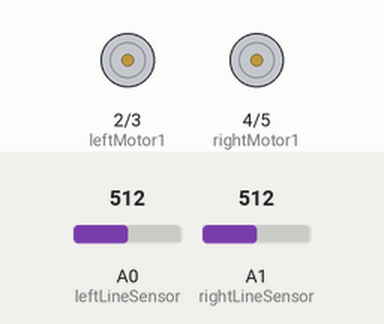
This sketch was run on a simulated Arduino Uno, built with avr-gcc and run on an emulated ATmega328P. On the bench: motor-driver pin pairs drawn as motors (green arrow = first pin HIGH = forward, orange = second pin HIGH = backward, longer = more drive). Inputs (shaded band) come from the test bench; at power-on: A0 (leftLineSensor) = 512, A1 (rightLineSensor) = 512.

Above: at 1.2 s.
1.3 s: A0 (leftLineSensor) set to 483
At 2.5 s:
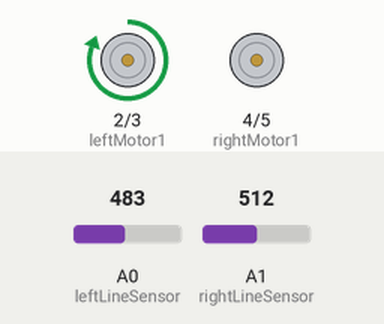
2.8 s: A1 (rightLineSensor) set to 489
At 3.8 s:
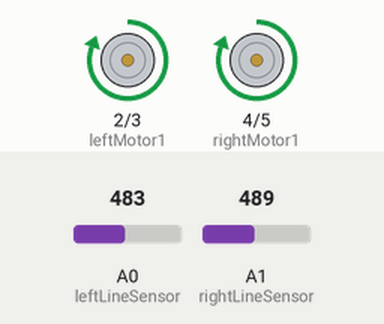
4.3 s: A0 (leftLineSensor) set to 510
At 4.9 s:
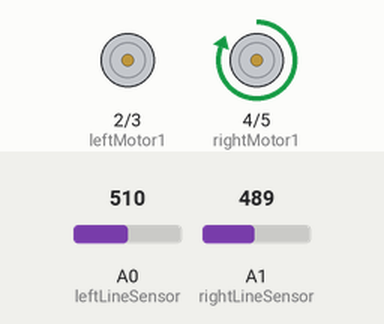
5.8 s: A0 (leftLineSensor) set to 490
At 7.0 s:
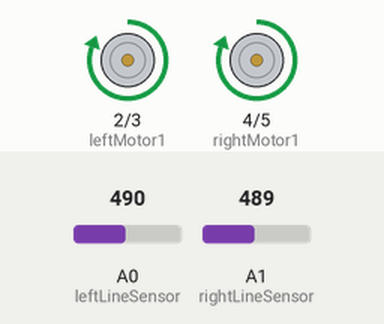
7.3 s: A0 (leftLineSensor) set to 511
At 8.4 s:
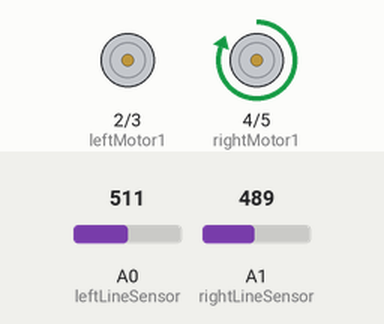
Timing chart, 0 to 9.8 s (numbered marks = the images above; inputs shaded):
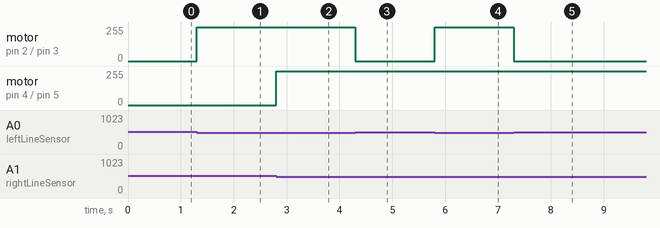

Measured:
- the behaviour switches between 500 and 499 on A0 (leftLineSensor) (found by bisection; images 0 and 1)
- the behaviour switches between 500 and 499 on A1 (rightLineSensor) (found by bisection; images 1 and 2)
- after the input at 1.3 s, motor on pin 2 (leftMotor1) / pin 3 (leftMotor2): stopped → forward 255/255 at once
- after the input at 2.8 s, motor on pin 4 (rightMotor1) / pin 5 (rightMotor2): stopped → forward 255/255 at once
- after the input at 4.3 s, motor on pin 2 (leftMotor1) / pin 3 (leftMotor2): forward 255/255 → stopped at once
- after the input at 5.8 s, motor on pin 2 (leftMotor1) / pin 3 (leftMotor2): stopped → forward 255/255 at once
- after the input at 7.3 s, motor on pin 2 (leftMotor1) / pin 3 (leftMotor2): forward 255/255 → stopped at once

The sketch:

robot.ino
```cpp
#define leftMotor1 2
#define leftMotor2 3
#define rightMotor1 4
#define rightMotor2 5

// Define pins for line sensors
#define leftLineSensor A0
#define rightLineSensor A1

void setup() {
  // Set motor control pins as output
  pinMode(leftMotor1, OUTPUT);
  pinMode(leftMotor2, OUTPUT);
  pinMode(rightMotor1, OUTPUT);
  pinMode(rightMotor2, OUTPUT);

  // Set line sensor pins as input
  pinMode(leftLineSensor, INPUT);
  pinMode(rightLineSensor, INPUT);
}

void loop() {
  int leftSensorValue = analogRead(leftLineSensor);
  int rightSensorValue = analogRead(rightLineSensor);

  // Adjust these values according to the sensitivity of your sensors
  int threshold = 500;

  // If both sensors detect the black line, move forward
  if (leftSensorValue < threshold && rightSensorValue < threshold) {
    moveForward();
  }
  // If only left sensor detects the black line, turn right
  else if (leftSensorValue < threshold && rightSensorValue >= threshold) {
    turnRight();
  }
  // If only right sensor detects the black line, turn left
  else if (leftSensorValue >= threshold && rightSensorValue < threshold) {
    turnLeft();
  }
  // If no sensor detects the black line, stop
  else {
    stopMoving();
  }
}

void moveForward() {
  digitalWrite(leftMotor1, HIGH);
  digitalWrite(leftMotor2, LOW);
  digitalWrite(rightMotor1, HIGH);
  digitalWrite(rightMotor2, LOW);
}
void turnLeft() {
  digitalWrite(leftMotor1, LOW);
  digitalWrite(leftMotor2, LOW);
  digitalWrite(rightMotor1, HIGH);
  digitalWrite(rightMotor2, LOW);
}

void turnRight() {
  digitalWrite(leftMotor1, HIGH);
  digitalWrite(leftMotor2, LOW);
  digitalWrite(rightMotor1, LOW);
  digitalWrite(rightMotor2, LOW);
}

void stopMoving() {
  digitalWrite(leftMotor1, LOW);
  digitalWrite(leftMotor2, LOW);
  digitalWrite(rightMotor1, LOW);
  digitalWrite(rightMotor2, LOW);
}
```
